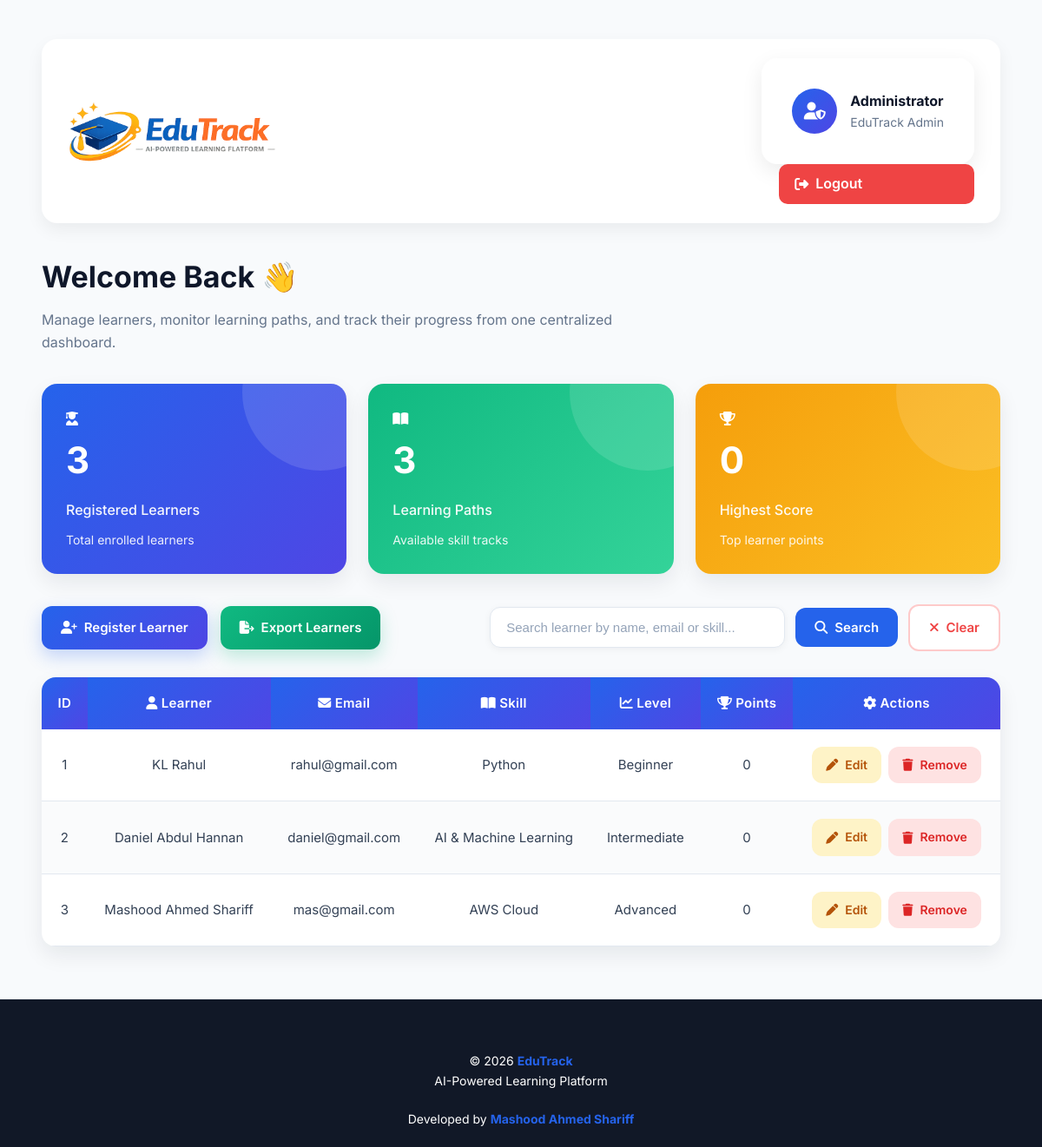
Page /admin/dashboard (signed in) on the earlier database version.
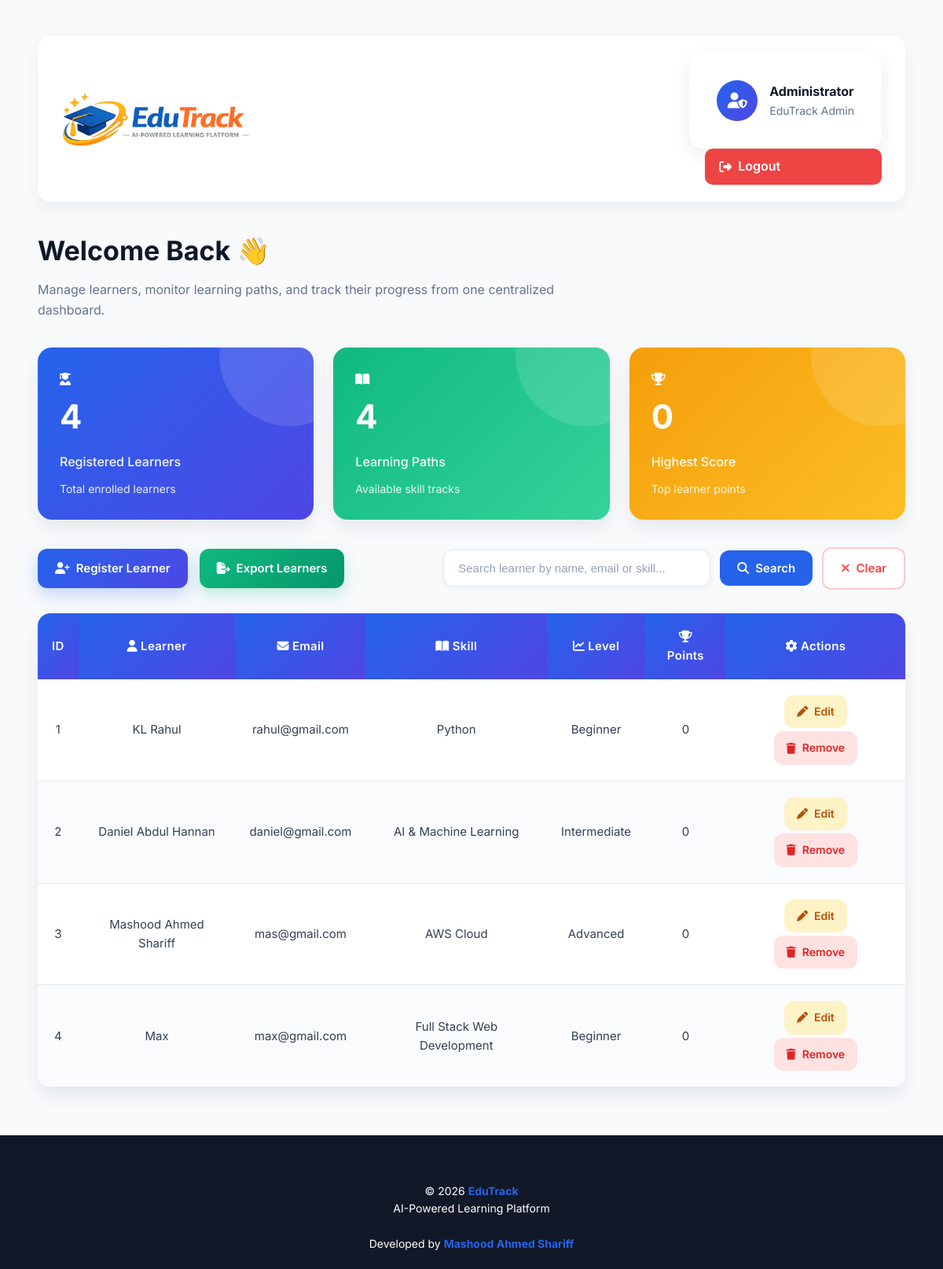
Same page on the later database version.
### tables this page shows
CREATE TABLE learners(

        id INTEGER PRIMARY KEY AUTOINCREMENT,

        name TEXT NOT NULL,

        email TEXT UNIQUE NOT NULL,

        password TEXT NOT NULL,

        date_of_birth TEXT NOT NULL,

        skill TEXT NOT NULL,

        level TEXT NOT NULL,

        points INTEGER DEFAULT 0,

        joined_date TEXT NOT NULL

    );

### app.py (the view)
@app.route("/admin/dashboard")
def admin_dashboard():
    if "admin_id" not in session:
        return redirect(url_for("admin_login"))
    connection = sqlite3.connect("database/edutrack.db")
    connection.row_factory = sqlite3.Row
    cursor = connection.cursor()
    search_query = request.args.get("search")
    if search_query:
        cursor.execute("""
            SELECT * FROM learners
            WHERE name LIKE ?
               OR skill LIKE ?
               OR email LIKE ?
        """, (
            f"%{search_query}%",
            f"%{search_query}%",
            f"%{search_query}%"
        ))
    else:
        cursor.execute("SELECT * FROM learners")
    learners = cursor.fetchall()
    cursor.execute("SELECT COUNT(*) FROM learners")
    total_learners = cursor.fetchone()[0]
    cursor.execute("SELECT COUNT(DISTINCT skill) FROM learners")
    total_skills = cursor.fetchone()[0]
    cursor.execute("SELECT MAX(points) FROM learners")
    highest_points = cursor.fetchone()[0]
    if highest_points is None:
        highest_points = 0
    connection.close()
    return render_template(
        "admin_dashboard.html",
        learners=learners,
        search_query=search_query,
        total_learners=total_learners,
        total_skills=total_skills,
        highest_points=highest_points
    )

### templates/admin_dashboard.html (shortened to what this page needs)
<!DOCTYPE html>
<html lang="en">
<head>
    <link rel="stylesheet"
          href="{{ url_for('static', filename='css/style.css') }}">
    <link rel="stylesheet"
          href="https://cdnjs.cloudflare.com/ajax/libs/font-awesome/6.7.2/css/all.min.css">
</head>
<body>
<div class="container">
    <header class="navbar">
        <div class="nav-left">
            <img src="{{ url_for('static', filename='images/edutrack-logo.png') }}"
                alt="EduTrack Logo"
                class="navbar-logo">
        </div>
        <div class="nav-right">
            <div class="profile-card">
                <div class="profile-icon">
                    <i class="fa-solid fa-user-shield"></i>
                </div>
                <div>
                    <h4>Administrator</h4>
                    <p>EduTrack Admin</p>
                </div>
            </div>
            <a href="{{ url_for('admin_logout') }}"
            class="admin-logout-btn">
                <i class="fa-solid fa-right-from-bracket"></i>
                Logout
            </a>
        </div>
    </header>
    <section class="page-title">
        <h2>Welcome Back 👋</h2>
        <p>
            Manage learners, monitor learning paths, and track their progress
            from one centralized dashboard.
        </p>
    </section>
    <section class="dashboard">
        <div class="card students-card">
            <div class="card-icon">
                <i class="fa-solid fa-user-graduate"></i>
            </div>
            <h2>{{ total_learners }}</h2>
            <p>Registered Learners</p>
            <span>Total enrolled learners</span>
        </div>
        <div class="card courses-card">
            <div class="card-icon">
                <i class="fa-solid fa-book-open"></i>
            </div>
            <h2>{{ total_skills }}</h2>
            <p>Learning Paths</p>
            <span>Available skill tracks</span>
        </div>
        <div class="card emails-card">
            <div class="card-icon">
                <i class="fa-solid fa-trophy"></i>
            </div>
            <h2>{{ highest_points }}</h2>
            <p>Highest Score</p>
            <span>Top learner points</span>
        </div>
    </section>
    <section class="toolbar">
        <div class="left-buttons">
            <a href="{{ url_for('register_learner') }}"
               class="add-btn">
                <i class="fa-solid fa-user-plus"></i>
                Register Learner
            </a>
            <a href="{{ url_for('export_csv') }}"
               class="export-btn"
               onclick="return confirm('Download learner records?')">
                <i class="fa-solid fa-file-export"></i>
                Export Learners
            </a>
        </div>
        <form action="{{ url_for('home') }}"
              method="GET"
              class="search-form">
            <input
                type="text"
                name="search"
                placeholder="Search learner by name, email or skill..."
                value="{{ search_query if search_query else '' }}">
            <button type="submit"
                    class="search-btn">
                <i class="fa-solid fa-magnifying-glass"></i>
                Search
            </button>
            <a href="{{ url_for('home') }}"
               class="clear-btn">
                <i class="fa-solid fa-xmark"></i>
                Clear
            </a>
        </form>
    </section>
    <table>
        <thead>
        <tr>
            <th>ID</th>
            <th><i class="fa-solid fa-user"></i> Learner</th>
            <th><i class="fa-solid fa-envelope"></i> Email</th>
            <th><i class="fa-solid fa-book-open"></i> Skill</th>
            <th><i class="fa-solid fa-chart-line"></i> Level</th>
            <th><i class="fa-solid fa-trophy"></i> Points</th>
            <th><i class="fa-solid fa-gear"></i> Actions</th>
        </tr>
        </thead>
        <tbody>
        {% if learners %}
            {% for learner in learners %}
            <tr>
                <td>{{ learner["id"] }}</td>
                <td>{{ learner["name"] }}</td>
                <td>{{ learner["email"] }}</td>
                <td>{{ learner["skill"] }}</td>
                <td>{{ learner["level"] }}</td>
                <td>{{ learner["points"] }}</td>
                <td>
                    <a href="{{ url_for('edit_learner', id=learner['id']) }}"
                       class="edit-btn">
                        <i class="fa-solid fa-pen"></i>
                        Edit
                    </a>
                    <a href="{{ url_for('delete_learner', id=learner['id']) }}"
                       class="delete-btn"
                       onclick="return confirm('Delete this learner?')">
                        <i class="fa-solid fa-trash"></i>
                        Remove
                    </a>
                </td>
            </tr>
            {% endfor %}
        {% endif %}
        </tbody>
    </table>
</div>
<footer class="footer">
    <p>
        © 2026 <strong>EduTrack</strong>
        <br>
        AI-Powered Learning Platform
        <br><br>
        Developed by <strong>Mashood Ahmed Shariff</strong>
    </p>
</footer>
</body>
</html>

Differences in the rows shown:
added learners: id "4", name "Max", email "max@gmail.com", skill "Full Stack Web Development", level "Beginner", points "0"
Other differences:
{{ total_learners }}: "3" → "4"
{{ total_skills }}: "3" → "4"
